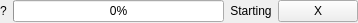
<?xml version="1.0" encoding="UTF-8"?>
<ui version="4.0">
 <class>CopyProgress</class>
 <widget class="QWidget" name="CopyProgress">
  <property name="geometry">
   <rect>
    <x>0</x>
    <y>0</y>
    <width>358</width>
    <height>23</height>
   </rect>
  </property>
  <property name="windowTitle">
   <string>Form</string>
  </property>
  <layout class="QHBoxLayout" name="horizontalLayout">
   <property name="leftMargin">
    <number>0</number>
   </property>
   <property name="topMargin">
    <number>0</number>
   </property>
   <property name="rightMargin">
    <number>0</number>
   </property>
   <property name="bottomMargin">
    <number>0</number>
   </property>
   <item>
    <layout class="QGridLayout" name="gridLayout">
     <item row="0" column="0">
      <widget class="QLabel" name="driveLetter">
       <property name="text">
        <string>?</string>
       </property>
       <property name="alignment">
        <set>Qt::AlignCenter</set>
       </property>
      </widget>
     </item>
     <item row="0" column="1">
      <widget class="QProgressBar" name="progressBar">
       <property name="locale">
        <locale language="English" country="Denmark"/>
       </property>
       <property name="value">
        <number>0</number>
       </property>
       <property name="alignment">
        <set>Qt::AlignCenter</set>
       </property>
       <property name="orientation">
        <enum>Qt::Horizontal</enum>
       </property>
       <property name="invertedAppearance">
        <bool>false</bool>
       </property>
       <property name="textDirection">
        <enum>QProgressBar::TopToBottom</enum>
       </property>
      </widget>
     </item>
     <item row="0" column="2">
      <widget class="QLabel" name="progress">
       <property name="text">
        <string>Starting</string>
       </property>
       <property name="alignment">
        <set>Qt::AlignCenter</set>
       </property>
      </widget>
     </item>
     <item row="0" column="3">
      <widget class="QPushButton" name="cancelProcessButton">
       <property name="text">
        <string>X</string>
       </property>
      </widget>
     </item>
    </layout>
   </item>
  </layout>
 </widget>
 <resources/>
 <connections/>
</ui>
